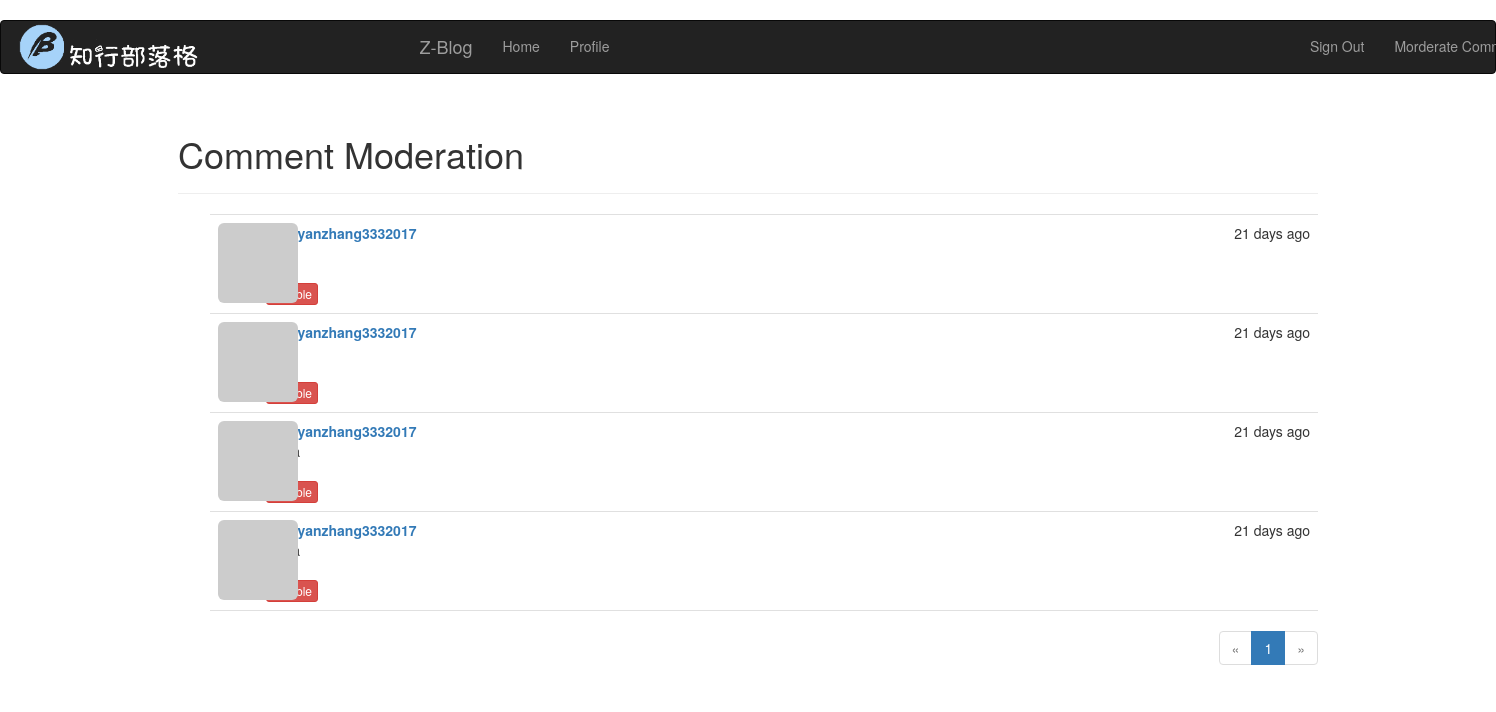
/moderate (signed in), run on an earlier commit of the app's database.
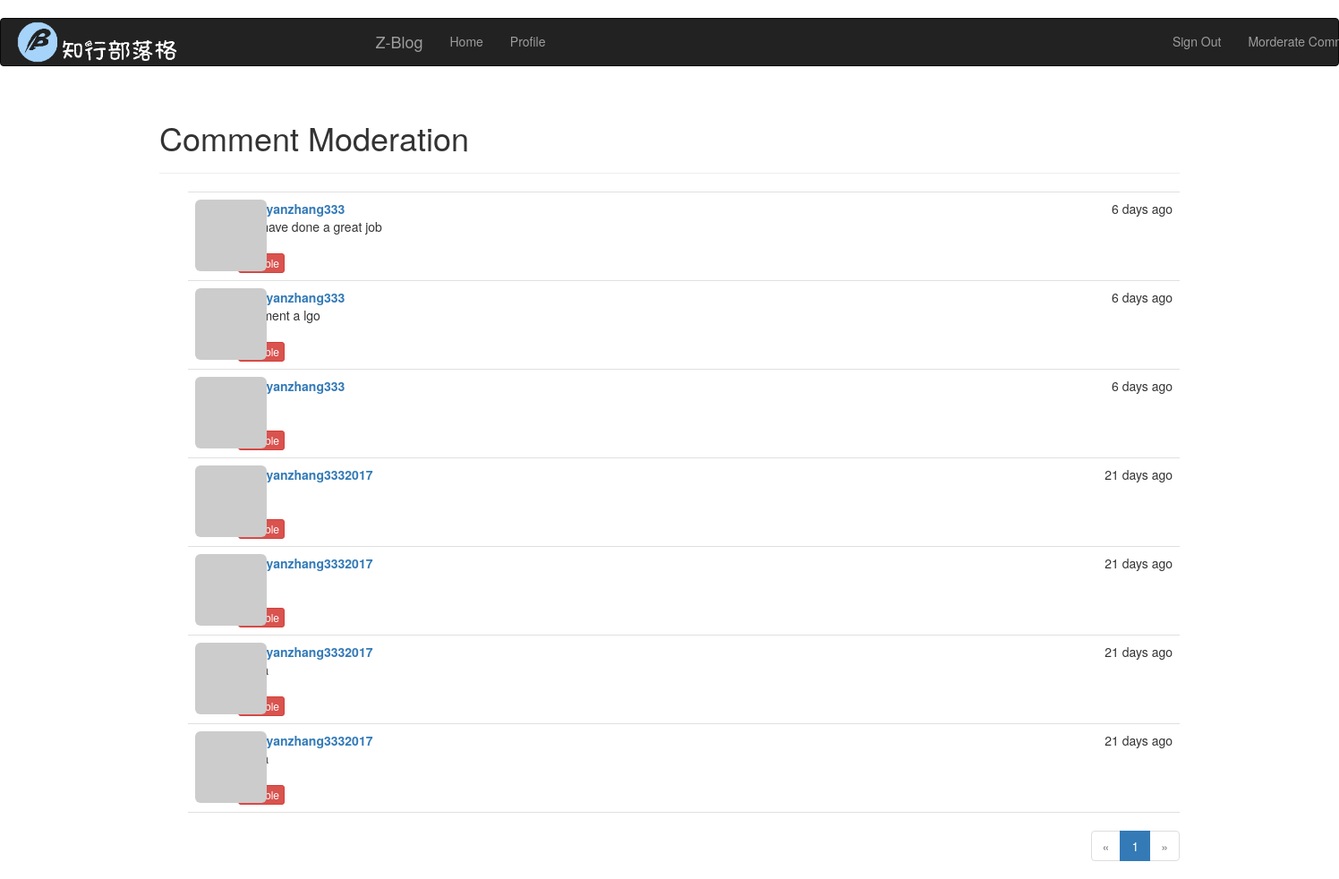
And on a later commit of the database.
### app/models.py (models this page shows, shortened)
class Comment(db.Model):
    __tablename__='comments'
    id =db.Column(db.Integer,primary_key=True)
    body=db.Column(db.Text)
    body_html=db.Column(db.Text)
    timestamp=db.Column(db.DateTime,index=True,default=datetime.utcnow)
    disabled=db.Column(db.Boolean)
    author_id=db.Column(db.Integer,db.ForeignKey('users.id'))
    post_id  =db.Column(db.Integer,db.ForeignKey('posts.id'))

class User(UserMixin,db.Model):
    __tablename__ = 'users'
    id = db.Column(db.Integer, primary_key=True)
    email = db.Column(db.String(64), unique=True, index=True)
    username = db.Column(db.String(64), unique=True, index=True)
    role_id = db.Column(db.Integer, db.ForeignKey('roles.id'))
    password_hash=db.Column(db.String(128))
    confirmed =db.Column(db.Boolean,default=False)
    posts   =db.relationship('Post',   backref='author',lazy='dynamic')
    comments=db.relationship('Comment',backref='author',lazy='dynamic')
    followed = db.relationship('Follow',
                                foreign_keys=[Follow.follower_id],
                                backref=db.backref('follower', lazy='joined'),
                                lazy='dynamic',
                                cascade='all, delete-orphan')
    followers = db.relationship('Follow',
                                foreign_keys=[Follow.followed_id],
                                backref=db.backref('followed', lazy='joined'),
                                lazy='dynamic',
                                cascade='all, delete-orphan')
    @property
    def password(self):
        raise AttributeError ('password is not a readable attribute')
    @login_manager.user_loader
    def load_user(user_id):
        return User.query.get(int(user_id))
    def can(self,permissions):
        return self.role is not None and\
            (self.role.permissions & permissions) == permissions
    name= db.Column(db.String(64))
    location=db.Column(db.String(64))
    about_me=db.Column(db.Text())
    member_since=db.Column(db.DateTime(),default=datetime.utcnow)
    last_seen=db.Column(db.DateTime(),default=datetime.utcnow)
    def ping(self):
        self.last_seen=datetime.utcnow()
        db.session.add(self)
    avatar_hash =db.Column(db.String(32))
    def gravatar(self,size=100,default='identicon',rating='g'):
        if request.is_secure:
            url='https://secure.gravatar.com/avatar'
        else:
            url='http://www.gravatar.com/avatar'
        hash=self.avatar_hash or hashlib.md5(self.email.encode('utf-8')).hexdigest()
        return '{url}/{hash}?s={size}&d={default}&r={rating}'.\
            format(url=url,hash=hash,size=size,default=default,rating=rating)
    '''
    def change_email(self,token):
        pass
        self.email=new_email
        self.avatar_hashself.avatar_hash=hashlib.md5(self.email.encode('utf-8')).hexdigest()
        db.session.add(self)
    '''

### app/main/views.py (the view)
@main.route('/moderate')
@login_required
@permission_required(Permission.MODERATE_COMMENTS)
def moderate():
    page=request.args.get('page',1,type=int)
    pagination=Comment.query.order_by(Comment.timestamp.desc()).\
            paginate(page,per_page=15,error_out=False)
    comments=pagination.items
    return render_template('moderate.html',comments=comments,pagination=pagination,page=page)

### app/auth/views.py (called while the page is built)
@auth.before_app_request
def before_request():
    if current_user.is_authenticated:
        current_user.ping()
        if not current_user.confirmed\
                and request.endpoint[:5]!='auth.'\
                and request.endpoint !='static':
            return redirect(url_for('auth.unconfirmed'))

### app/main/__init__.py (called while the page is built)
@main.app_context_processor
def inject_permissions():
    return dict(Permission=Permission)

### app/templates/moderate.html (shortened to what this page needs)
{% extends "base.html" %}
{% import "_macros.html" as macros %}
{% block page_content %}
<div class="page-header">
    <h1>Comment Moderation</h1>
</div>
{% set moderate = True %}
{% include '_comments.html' %}
{% if pagination %}
<div class="pagination">
    {{ macros.pagination_widget(pagination, '.moderate') }}
</div>
{% endif %}
{% endblock %}

### app/templates/_comments.html (shortened to what this page needs)
<ul class="comments">
    {% for comment in comments %}
    <li class="comment">
        <div class="comment-thumbnail">
            <a href="{{ url_for('.user', username=comment.author.username) }}">
                <img class="img-rounded profile-thumbnail" src="{{ comment.author.gravatar(size=40) }}">
            </a>
        </div>
        <div class="comment-content">
            <div class="comment-date">{{ moment(comment.timestamp).fromNow() }}</div>
            <div class="comment-author"><a href="{{ url_for('.user', username=comment.author.username) }}">{{ comment.author.username }}</a></div>
            <div class="comment-body">
                {% if moderate or not comment.disabled %}
                    {% if comment.body_html %}
                        {{ comment.body_html | safe }}
                    {% else %}
                        {{ comment.body }}
                    {% endif %}
                {% endif %}
            </div>
            {% if moderate %}
                <br>
                {% if comment.disabled %}
                <a class="btn btn-default btn-xs" href="{{ url_for('.moderate_enable', id=comment.id, page=page) }}">Enable</a>
                {% else %}
                <a class="btn btn-danger btn-xs" href="{{ url_for('.moderate_disable', id=comment.id, page=page) }}">Disable</a>
                {% endif %}
            {% endif %}
        </div>
    </li>
    {% endfor %}
</ul>

What changed in the data, as far as the page shows it:
added Comment: timestamp "6 days ago", author.username "zhaoyanzhang333", body_html "you have done a great job"
added Comment: timestamp "6 days ago", author.username "zhaoyanzhang333", body_html "comment a lgo"
added Comment: timestamp "6 days ago", author.username "zhaoyanzhang333"
